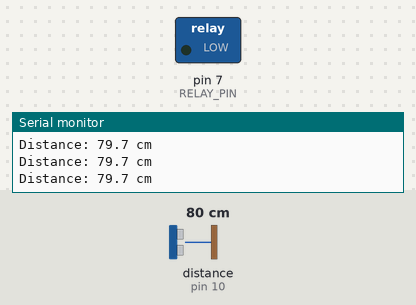
A sketch run on a simulated Arduino Uno, built with avr-gcc and run on an emulated ATmega328P. Shown: switched loads named in the sketch (green lamp = pin HIGH), the last lines printed to the serial monitor. Wiring (inferred from the names in the program): ultrasonic range finder: trigger pin 9; echo pin 10. The inputs (shaded band) are chosen by the test bench; at power-on: distance to the obstacle (sensor on pin 10) 80 cm. The echo pulse lasts 58.3 µs per cm; pins used as bus, display or sensor lines are not drawn.

Above: at 1.2 s.
1.3 s: distance to the obstacle (sensor on pin 10) set to 12 cm
2.8 s: distance to the obstacle (sensor on pin 10) set to 9 cm
At 3.9 s:
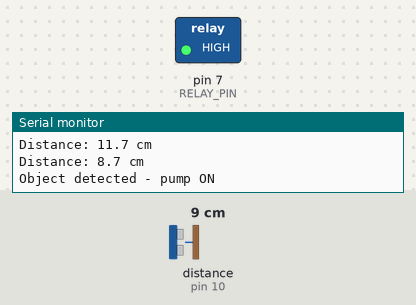
Timing chart, 0 to 10.3 s (numbered marks = the images above; inputs shaded):
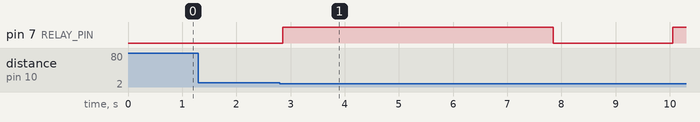

The sketch:

hand_washer.ino
```cpp
/*
  Automatic Touchless Hand Washer
  Board: Arduino Uno or compatible

  HC-SR04:
    TRIG -> D9
    ECHO -> D10

  Relay module:
    IN -> D7

  This sketch assumes an ACTIVE-HIGH relay:
    HIGH = pump ON
    LOW  = pump OFF

  If your relay module is active-LOW, invert the output levels
  in setPump() and verify the pump stays OFF during startup.
*/

#define TRIG_PIN 9
#define ECHO_PIN 10
#define RELAY_PIN 7

const unsigned int DETECTION_DISTANCE_CM = 10;
const unsigned long PUMP_RUNTIME_MS = 5000;
const unsigned long COOLDOWN_MS = 2000;
const unsigned long ECHO_TIMEOUT_US = 30000;

unsigned long durationUs = 0;
float distanceCm = 0.0f;

void setPump(bool on) {
  digitalWrite(RELAY_PIN, on ? HIGH : LOW);
}

float measureDistanceCm() {
  // Ensure a clean trigger pulse.
  digitalWrite(TRIG_PIN, LOW);
  delayMicroseconds(2);
  digitalWrite(TRIG_PIN, HIGH);
  delayMicroseconds(10);
  digitalWrite(TRIG_PIN, LOW);

  // A zero result means no echo was received before the timeout.
  durationUs = pulseIn(ECHO_PIN, HIGH, ECHO_TIMEOUT_US);
  if (durationUs == 0) {
    return -1.0f;
  }

  // Sound travels to the target and back, so divide by two.
  return (durationUs * 0.0343f) / 2.0f;
}

void setup() {
  pinMode(TRIG_PIN, OUTPUT);
  pinMode(ECHO_PIN, INPUT);
  pinMode(RELAY_PIN, OUTPUT);

  // Keep the pump switched off at startup.
  setPump(false);

  Serial.begin(9600);
  Serial.println(F("Automatic Touchless Hand Washer ready."));
}

void loop() {
  distanceCm = measureDistanceCm();

  Serial.print(F("Distance: "));
  if (distanceCm < 0.0f) {
    Serial.println(F("No echo"));
  } else {
    Serial.print(distanceCm, 1);
    Serial.println(F(" cm"));
  }

  // Activate only for a valid reading within the detection range.
  if (distanceCm > 0.0f &&
      distanceCm <= DETECTION_DISTANCE_CM) {
    Serial.println(F("Object detected - pump ON"));

    setPump(true);
    delay(PUMP_RUNTIME_MS);

    setPump(false);
    Serial.println(F("Pump OFF - cooldown"));

    delay(COOLDOWN_MS);
  }

  delay(200);
}
```

Measured:
- the behaviour switches between 11 and 10 cm on distance to the obstacle (sensor on pin 10) (found by bisection; images 0 and 1)
- after the input at 2.8 s, pin 7 (RELAY_PIN): LOW → HIGH after 0.05 s, → LOW 5.0 s later, → HIGH 2.2 s later
